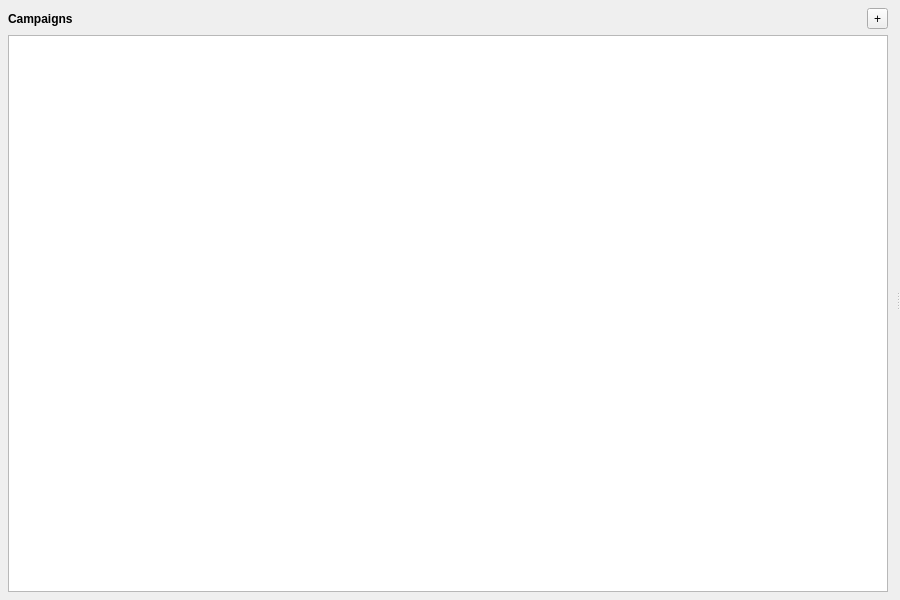
<?xml version="1.0" encoding="UTF-8"?>
<ui version="4.0">
 <class>CampaignsPanel</class>
 <widget class="QWidget" name="CampaignsPanel">
  <property name="geometry">
   <rect>
    <x>0</x>
    <y>0</y>
    <width>900</width>
    <height>600</height>
   </rect>
  </property>
  <layout class="QHBoxLayout" name="root_layout">
   <property name="leftMargin">
    <number>0</number>
   </property>
   <property name="topMargin">
    <number>0</number>
   </property>
   <property name="rightMargin">
    <number>0</number>
   </property>
   <property name="bottomMargin">
    <number>0</number>
   </property>
   <item>
    <widget class="QSplitter" name="splitter">
     <property name="orientation">
      <enum>Qt::Horizontal</enum>
     </property>
     <widget class="QWidget" name="list_pane">
      <property name="minimumWidth">
       <number>180</number>
      </property>
      <layout class="QVBoxLayout" name="list_layout">
       <property name="leftMargin">
        <number>8</number>
       </property>
       <property name="topMargin">
        <number>8</number>
       </property>
       <property name="rightMargin">
        <number>8</number>
       </property>
       <property name="bottomMargin">
        <number>8</number>
       </property>
       <item>
        <layout class="QHBoxLayout" name="header_row">
         <item>
          <widget class="QLabel" name="campaigns_label">
           <property name="text">
            <string>Campaigns</string>
           </property>
           <property name="styleSheet">
            <string>font-weight: 600;</string>
           </property>
          </widget>
         </item>
         <item>
          <spacer name="header_spacer">
           <property name="orientation">
            <enum>Qt::Horizontal</enum>
           </property>
           <property name="sizeHint" stdset="0">
            <size>
             <width>40</width>
             <height>20</height>
            </size>
           </property>
          </spacer>
         </item>
         <item>
          <widget class="QToolButton" name="new_button">
           <property name="text">
            <string>+</string>
           </property>
           <property name="toolTip">
            <string>New campaign (Shift+Ctrl+N)</string>
           </property>
          </widget>
         </item>
        </layout>
       </item>
       <item>
        <widget class="DeselectableListView" name="campaign_list">
         <property name="editTriggers">
          <set>QAbstractItemView::EditTrigger::NoEditTriggers</set>
         </property>
        </widget>
       </item>
      </layout>
     </widget>
     <widget class="QWidget" name="detail_container">
      <layout class="QVBoxLayout" name="detail_layout">
       <property name="leftMargin">
        <number>0</number>
       </property>
       <property name="topMargin">
        <number>0</number>
       </property>
       <property name="rightMargin">
        <number>0</number>
       </property>
       <property name="bottomMargin">
        <number>0</number>
       </property>
      </layout>
     </widget>
    </widget>
   </item>
  </layout>
 </widget>
 <customwidgets>
  <customwidget>
   <class>DeselectableListView</class>
   <extends>QListView</extends>
   <header>pam_analyzer.widgets.deselectable_list_view</header>
  </customwidget>
 </customwidgets>
 <resources/>
 <connections/>
</ui>
